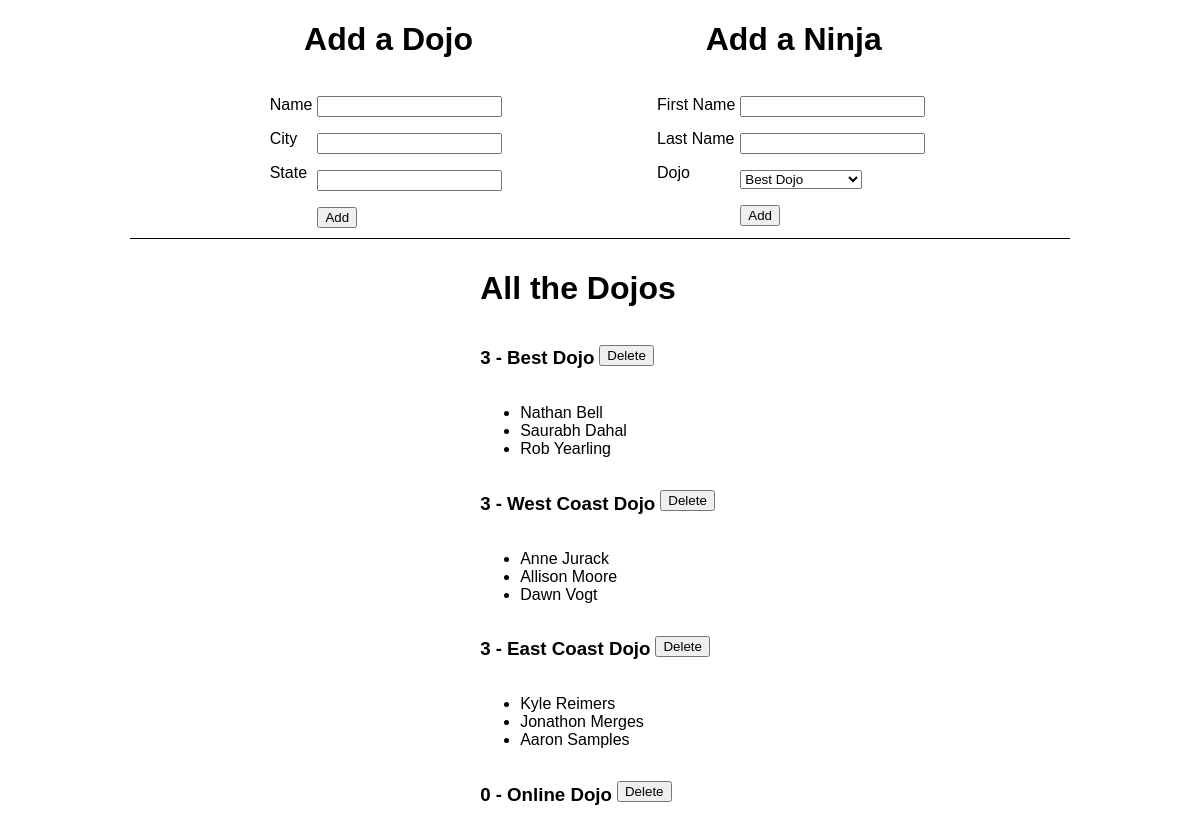
The app's page /, older data.
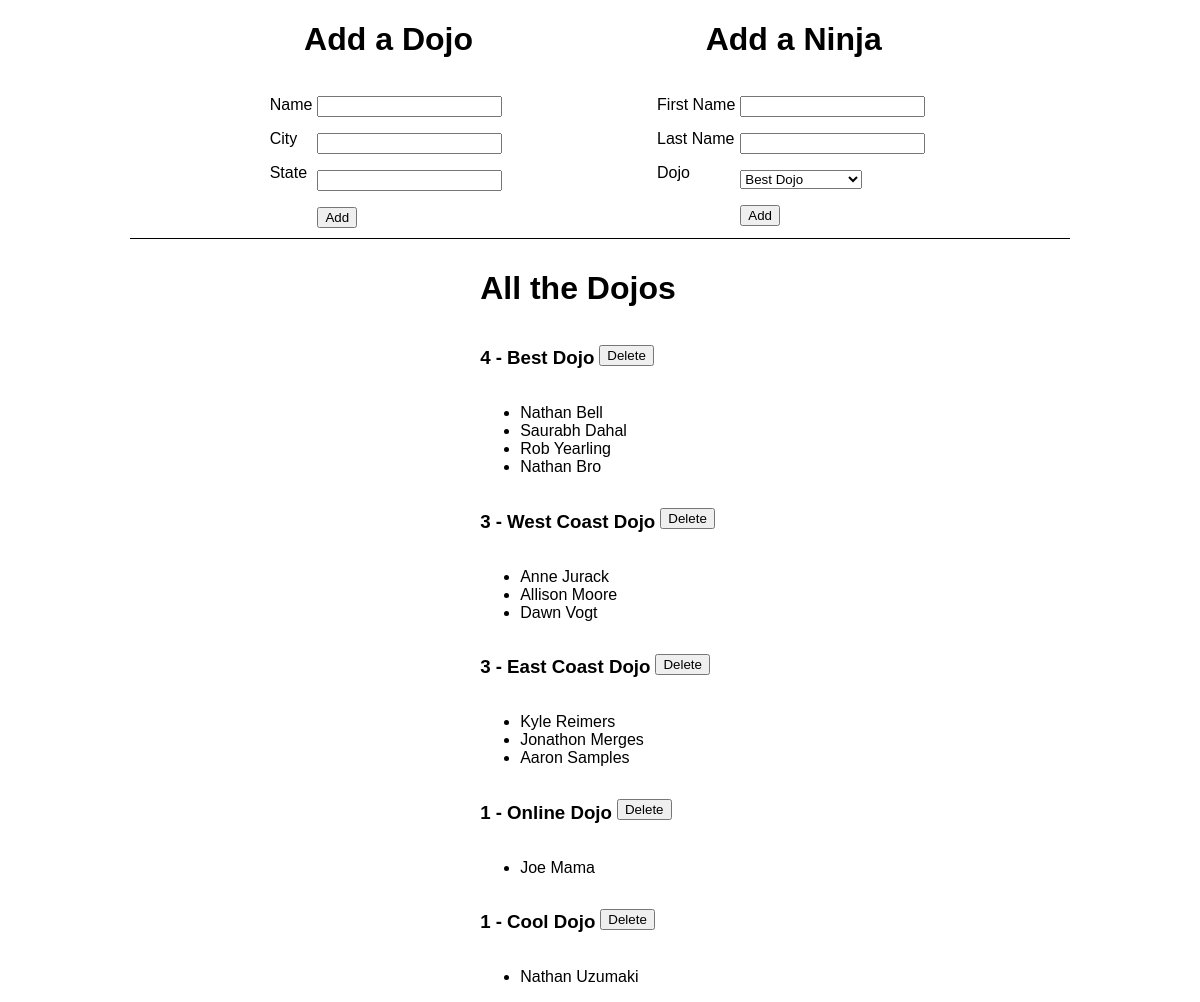
The same page, newer data.
### dojoAndNinjaApp/models.py (models this page shows)
class dojos(models.Model):
    name = models.CharField(max_length=45)
    city = models.CharField(max_length=45)
    state = models.CharField(max_length=45)
    desc = models.TextField()
    createdAt = models.DateTimeField(auto_now_add=True)
    updatedAt = models.DateTimeField(auto_now=True)

class ninjas(models.Model):
    dojo = models.ForeignKey(dojos, related_name="ninja", on_delete= models.CASCADE)
    firstName = models.CharField(max_length=45)
    lastName = models.CharField(max_length=45)
    createdAt = models.DateTimeField(auto_now_add=True)
    updatedAt = models.DateTimeField(auto_now=True)

### dojoAndNinjaApp/views.py (the view)
# urls.py: path('', views.index),
def index(request):
    context = {
        "dojoList" : dojos.objects.all(),
        "counter" : len(dojos.objects.all())
    }
    return render(request, "index.html", context)

### dojoAndNinjaApp/templates/index.html (shortened to what this page needs)
<!DOCTYPE html>
<html lang="en">
<head>
    {% load static %}
    <link rel="stylesheet" href="{% static 'style.css' %}">
</head>
<body>
    <div id="header">
        <div id="addDojo">
            <h1>Add a Dojo</h1>
            <form action="addDojo" method="post">
                <div class="column">
                    <p>Name</p>
                    <p>City</p>
                    <p>State</p>
                </div>
                <div class="column">
                    <p><input type="text" name="name"></p>
                    <p><input type="text" name="city"></p>
                    <p><input type="text" name="state"></p>
                    <button type="submit">Add</button>
                </div>
            </form>
        </div>
        <div id="addNinja">
            <h1>Add a Ninja</h1>
            <form action="addNinja" method="post">
                <div class="column">
                    <p>First Name</p>
                    <p>Last Name</p>
                    <p>Dojo</p>
                </div>
                <div class="column">
                    <p><input type="text" name="fname"></p>
                    <p><input type="text" name="lastName"></p>
                    <p>
                        <select name="dojo">
                            {% for dojo in dojoList %}
                            <option value="{{dojo.id}}">{{dojo.name}}</option>
                            {% endfor %}
                        </select>
                    </p>
                    <button type="submit">Add</button>
                </div>
            </form>
        </div>
    </div>
    <div class="break"></div>
    <div id="footer">
        <div id="dojoList">
            <h1>All the Dojos</h1>
            {% for dojo in dojoList %}
            <div class="dojos">
                <form action="/delete" method="post">
                    <h3>
                        {{ dojo.ninja.all|length }} -
                    </h3>
                    <h3>{{ dojo.name}}</h3>
                    <p><button type="submit" value="{{dojo.id}}" name="dojo">Delete</button></p>
                </form>
            </div>
            <ul>
                {% for ninja in dojo.ninja.all %}
                <li>
                    {{ ninja.firstName }} {{ ninja.lastName}}
                </li>
                {% endfor %}
            </ul>
            {% endfor %}
        </div>
    </div>
</body>
</html>

### dojoAndNinjaApp/static/style.css (style rules this page uses)
body { width: 960px; font-family: sans-serif; text-align: center; margin: 0px auto; }
p { text-align: left; margin-right: 5px; }
.break { height: 1px; background-color: black; margin: 10px; }
#header { display: flex; justify-content: space-evenly; }
#footer { display: flex; justify-content: center; text-align: left; }
form { display: flex; }
.column { text-align: left; }
.dojos { display: flex; }
h3 { margin-right: 5px; }

Row changes from the older to the newer data that the page shows:
computed for dojos "Best Dojo": ninja.all|length "3" → "4"
added ninjas: firstName "Nathan", lastName "Bro", shown under dojos "Best Dojo"
computed for dojos "Online Dojo": ninja.all|length "0" → "1"
added ninjas: firstName "Joe", lastName "Mama", shown under dojos "Online Dojo"
added dojos: ninja.all|length "1", name "Cool Dojo"
added ninjas: firstName "Nathan", lastName "Uzumaki", shown under "1"
